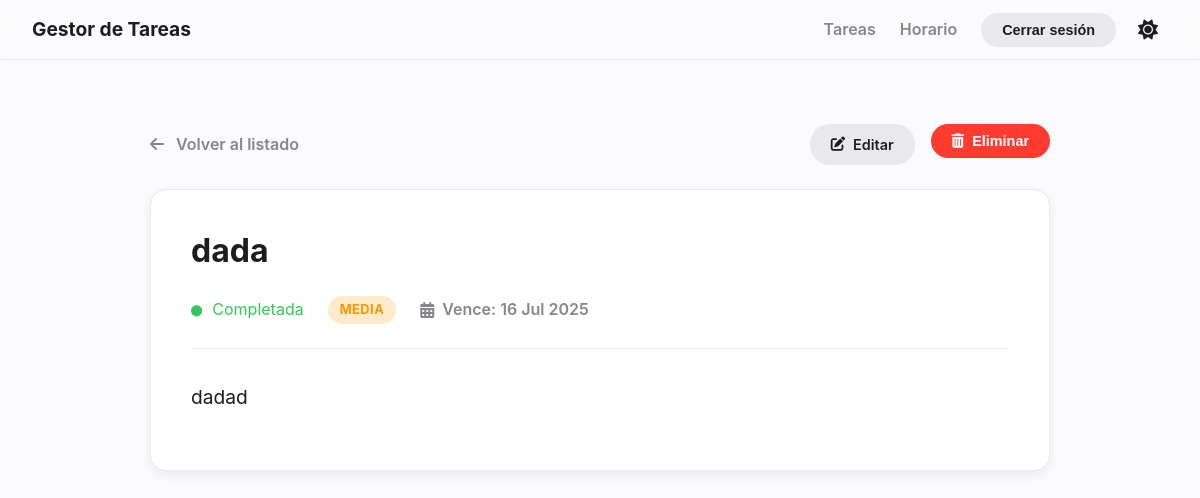
/task/30/ (signed in), run on the app's committed database.
### tareas/models.py (models this page shows, shortened)
class Task(models.Model):
    ESTADO_CHOICES = [
        ('pendiente', _('Pendiente')),
        ('completada', _('Completada')),
        ('vencida', _('Vencida')),
    ]
    PRIORIDAD_CHOICES = [
        ('alta', _('Alta')),
        ('media', _('Media')),
        ('baja', _('Baja')),
    ]
    DAYS_OF_WEEK = [
        ('Monday', _('Lunes')),
        ('Tuesday', _('Martes')),
        ('Wednesday', _('Miércoles')),
        ('Thursday', _('Jueves')),
        ('Friday', _('Viernes')),
        ('Saturday', _('Sábado')),
        ('Sunday', _('Domingo')),
    ]
    nombre = models.CharField(max_length=200, verbose_name=_('Nombre'))
    descripcion = models.TextField(verbose_name=_('Descripción'))
    fecha_vencimiento = models.DateField(verbose_name=_('Fecha de vencimiento'))
    estado = models.CharField(max_length=20, choices=[('pendiente', _('Pendiente')), ('completada', _('Completada'))], default='pendiente', verbose_name=_('Estado'))
    prioridad = models.CharField(max_length=10, choices=PRIORIDAD_CHOICES, default='media', verbose_name=_('Prioridad'))
    usuario = models.ForeignKey(User, on_delete=models.CASCADE, verbose_name=_('Usuario'))
    dia_semana = models.JSONField(default=list, blank=True, null=True, verbose_name=_('Días de la semana'))
    hora_inicio = models.TimeField(blank=True, null=True, verbose_name=_('Hora de inicio'))
    duracion_minutos = models.IntegerField(default=60, verbose_name=_('Duración (minutos)'))
    scheduled_dia_semana = models.JSONField(default=list, blank=True, null=True)
    scheduled_hora_inicio = models.TimeField(blank=True, null=True)
    recordatorio_enviado = models.BooleanField(default=False, verbose_name=_('Recordatorio enviado'))
    @property
    def dynamic_status(self):
        if self.estado == 'completada':
            return 'completada'
        if self.fecha_vencimiento < date.today():
            return 'vencida'
        return 'pendiente'
    def get_dynamic_status_display(self):
        return dict(self.ESTADO_CHOICES).get(self.dynamic_status)

### tareas/views.py (the view)
# urls.py: path('task/<int:pk>/', views.TaskDetailView.as_view(), name='task-detail'),
class TaskDetailView(LoginRequiredMixin, DetailView):
    model = Task
    template_name = 'tareas/task_detail.html'
    context_object_name = 'task'
    def get_queryset(self):
        return Task.objects.filter(usuario=self.request.user)

### tareas/context_processors.py (called while the page is built)
def greeting_context_processor(request):
    context = {}
    current_hour = datetime.now().hour
    if 5 <= current_hour < 12:
        context['greeting'] = "Buenos días"
    elif 12 <= current_hour < 19:
        context['greeting'] = "Buenas tardes"
    else:
        context['greeting'] = "Buenas noches"
    if request.user.is_authenticated:
        tasks_today_count = Task.objects.filter(
            usuario=request.user,
            fecha_vencimiento=date.today(),
            estado='pendiente'
        ).count()
        context['tasks_today_count'] = tasks_today_count
    else:
        context['tasks_today_count'] = 0
    return context

### templates/tareas/task_detail.html (shortened to what this page needs)
{% extends "base.html" %}
{% load static %}
{% block content %}
<div class="detail-container">
    <div class="detail-header">
        <a href="{% url 'task-list' %}" class="back-link"><i class="fas fa-arrow-left"></i> Volver al listado</a>
        <div class="detail-actions">
            <a href="{% url 'task-update' task.pk %}" class="btn btn-secondary"><i class="fas fa-edit"></i> Editar</a>
            <form id="delete-form" action="{% url 'task-delete' task.pk %}" method="post" style="display: inline;">
                <button type="button" id="delete-button" class="btn btn-danger"><i class="fas fa-trash-alt"></i> Eliminar</button>
            </form>
        </div>
    </div>
    <div class="detail-card">
        <div class="detail-card-body">
            <h1>{{ task.nombre }}</h1>
            <div class="detail-meta">
                <span class="task-status status-{{ task.dynamic_status|lower }}">
                    <i class="fas fa-circle"></i> {{ task.get_dynamic_status_display }}
                </span>
                <span class="task-priority priority-{{ task.prioridad|lower }}">
                    {{ task.get_prioridad_display }}
                </span>
                <span class="meta-item">
                    <i class="fas fa-calendar-alt"></i>
                    Vence: {{ task.fecha_vencimiento|date:"d M Y" }}
                </span>
            </div>
            {% if task.descripcion %}
                <div class="detail-description">
                    <p>{{ task.descripcion|linebreaks }}</p>
                </div>
            {% else %}
                <div class="detail-description">
                    <p class="text-secondary"><em>No hay una descripción para esta tarea.</em></p>
                </div>
            {% endif %}
        </div>
    </div>
</div>
{% endblock %}

### static/css/estilos.css (style rules this page uses)
html { box-sizing: border-box; font-size: 16px; }
*, *:before, *:after { box-sizing: inherit; }
body, h1, h2, h3, h4, h5, h6, p, ol, ul { margin: 0; padding: 0; font-weight: normal; }
:root { --font-primary: 'Inter', -apple-system, BlinkMacSystemFont, "Segoe UI", Roboto, Helvetica, Arial, sans-serif; --bg-color-light: #FBFBFD; --surface-color-light: #FFFFFF; --border-color-light: #EAEAEB; --text-primary-light: #1D1D1F; --text-secondary-light: #86868B; --accent-primary-light: #007AFF; --accent-green-light: #34C759; --accent-red-light: #FF3B30; --card-shadow-light: 0 4px 12px rgba(0, 0, 0, 0.07); --checkbox-border-color-light: #BDBDBD; --bg-color-dark: #0D0D0D; --surface-color-dark: #1A1A1C; --border-color-dark: #2C2C2E; --text-primary-dark: #E5E5EA; --text-secondary-dark: #8E8E93; --accent-primary-dark: #0A84FF; --accent-green-dark: #30D158; --accent-red-dark: #FF453A; --card-shadow-dark: none; --checkbox-border-color-dark: #545458; }
body { --bg-color: var(--bg-color-light); --surface-color: var(--surface-color-light); --border-color: var(--border-color-light); --text-primary: var(--text-primary-light); --text-secondary: var(--text-secondary-light); --accent-primary: var(--accent-primary-light); --accent-green: var(--accent-green-light); --accent-red: var(--accent-red-light); --card-shadow: var(--card-shadow-light); --checkbox-border-color: var(--checkbox-border-color-light); }
body { background-color: var(--bg-color); color: var(--text-primary); font-family: var(--font-primary); font-weight: 400; line-height: 1.6; transition: background-color 0.3s ease, color 0.3s ease; -webkit-font-smoothing: antialiased; -moz-osx-font-smoothing: grayscale; }
h1, .h1 { font-size: 2rem; font-weight: 700; line-height: 1.3; color: var(--text-primary); margin-bottom: 1.5rem; }
p { margin-bottom: 1rem; font-size: 1rem; }
.btn { display: inline-flex; align-items: center; justify-content: center; gap: 0.5rem; font-size: 0.9rem; font-weight: 600; padding: 0.5rem 1.25rem; border-radius: 20px; border: 1px solid transparent; cursor: pointer; text-decoration: none; transition: transform 0.2s ease, background-color 0.2s ease, box-shadow 0.2s ease, border-color 0.2s ease; -webkit-tap-highlight-color: transparent; }
.btn-secondary { background-color: color-mix(in srgb, var(--text-primary) 8%, transparent); color: var(--text-primary); }
.btn-danger { background-color: var(--accent-red); color: #FFFFFF; }
.task-priority { font-size: 0.8rem; font-weight: 700; padding: 0.25rem 0.75rem; border-radius: 20px; text-transform: uppercase; letter-spacing: 0.5px; }
.priority-media { background-color: color-mix(in srgb, #FF9500 20%, transparent); color: #FF9500; }
.task-status .fas { font-size: 0.7em; margin-right: 0.5em; }
.status-completada { color: var(--accent-green); }
.detail-container { max-width: 900px; margin: 2rem auto; }
.detail-header { display: flex; justify-content: space-between; align-items: center; margin-bottom: 1.5rem; }
.back-link { color: var(--text-secondary); text-decoration: none; font-weight: 600; transition: color 0.2s ease; }
.back-link .fas { margin-right: 0.5rem; }
.detail-actions { display: flex; gap: 1rem; }
.detail-card { background-color: var(--surface-color); border-radius: 16px; border: 1px solid var(--border-color); box-shadow: var(--card-shadow); }
.detail-card-body { padding: 2.5rem; }
.detail-card-body h1 { margin-top: 0; }
.detail-meta { display: flex; flex-wrap: wrap; gap: 1.5rem; align-items: center; margin-bottom: 2rem; padding-bottom: 1.5rem; border-bottom: 1px solid var(--border-color); }
.meta-item { display: flex; align-items: center; gap: 0.5rem; color: var(--text-secondary); font-weight: 600; }
.detail-description { margin-top: 2rem; line-height: 1.7; }
.detail-description p { font-size: 1.2rem; }

### data on the page
Task: nombre "dada", dynamic_status "Completada", prioridad "MEDIA", fecha_vencimiento "16 Jul 2025", descripcion "dadad"
